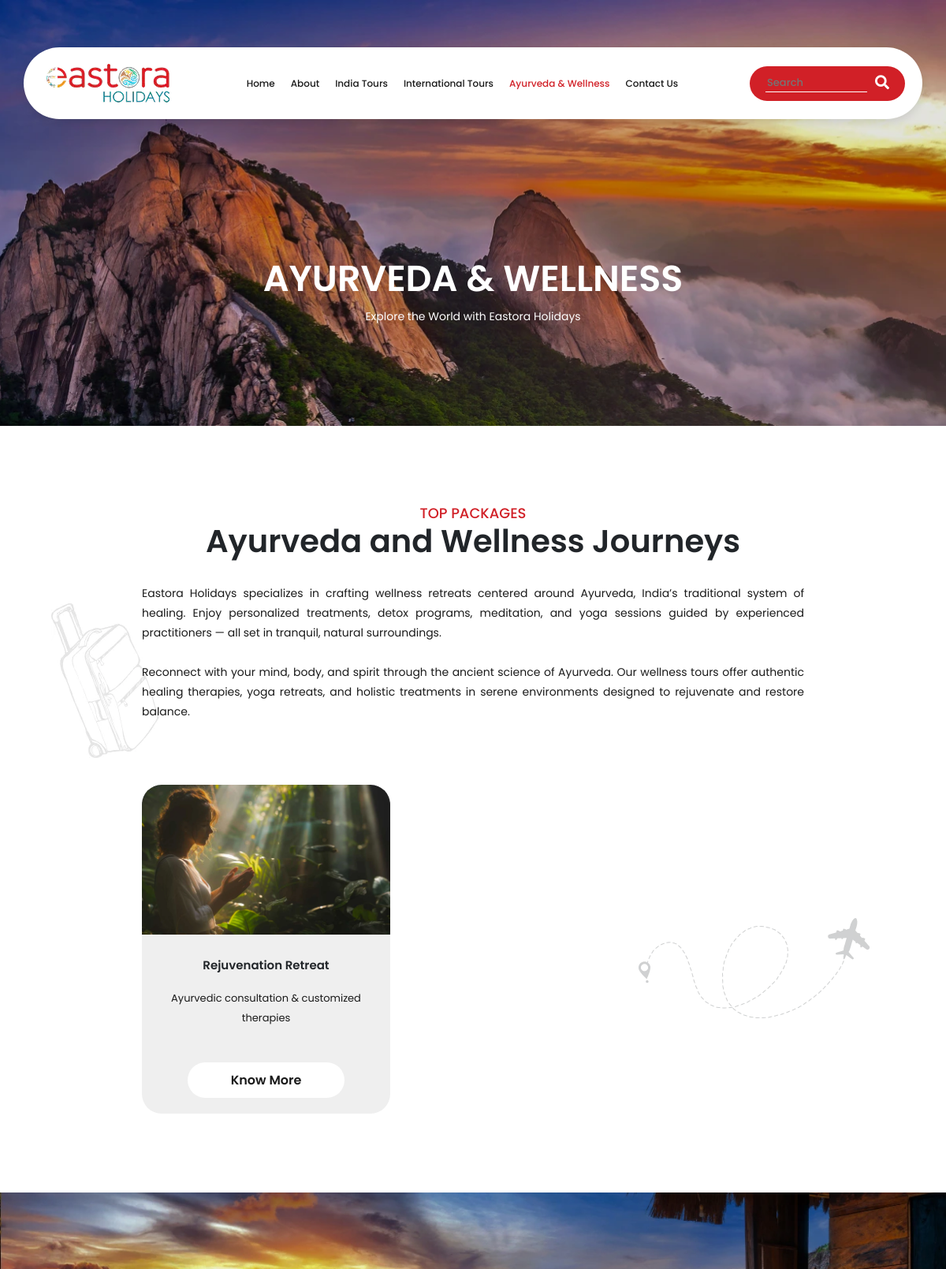
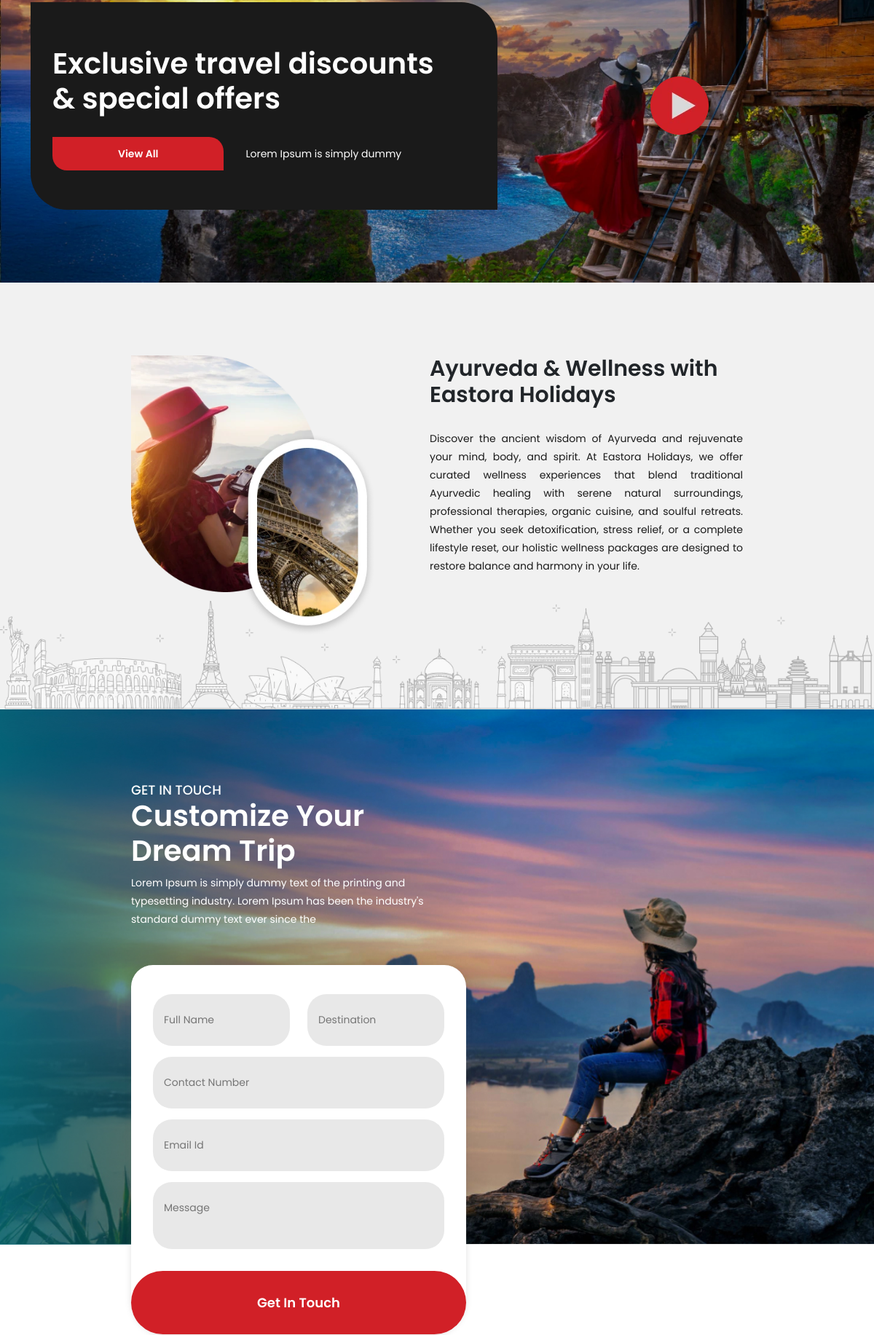
/ayurveda/ (upper part), run on the app's committed database (2 pictures, top to bottom).
### booking/models.py (models this page shows, shortened)
class TourPackage(models.Model):
    PARENT_CHOICES = [
        ('india', 'India Tours'),
        ('international', 'International Tours'),
        ('ayurveda', 'Ayurveda & Wellness'),
        ('specials', 'Eastora Specials'),
    ]
    title = models.CharField(max_length=200)
    slug = models.SlugField(unique=True, blank=True, null=True)
    short_description = models.CharField(max_length=255, blank=True)
    description = models.TextField(blank=True, null=True)
    location = models.CharField(max_length=200, blank=True, null=True)
    price = models.DecimalField(max_digits=10, decimal_places=2, blank=True, null=True)
    days = models.IntegerField(blank=True, null=True)
    nights = models.IntegerField(blank=True, null=True)
    image_desktop = models.ImageField(upload_to='packages/desktop/', null=True, blank=True)
    image_mobile = models.ImageField(upload_to='packages/mobile/', null=True, blank=True)
    card_image = models.ImageField(upload_to='packages/cards/', null=True, blank=True)
    category = models.ForeignKey(Category, on_delete=models.CASCADE, null=True, blank=True, related_name='packages')
    is_featured = models.BooleanField(default=False)
    parent_choice = models.CharField(
        max_length=20,
        choices=PARENT_CHOICES,
        default='india',
        help_text="Top-level classification for the tour package"
    )

### booking/views.py (the view, shortened to what this page needs)
# urls.py: path('ayurveda/', views.ayurveda_tours_view, name='ayurveda_tours'),
def ayurveda_tours_view(request):
    ayurveda_packages = TourPackage.objects.filter(parent_choice='ayurveda')
    return render(request, 'ayurveda/packages.html', {
        'ayurveda_packages': ayurveda_packages
    })

### templates/ayurveda/packages.html (shortened to what this page needs)
{% extends 'base.html' %}
{% load static %}
{% block content %}
<div class="sub-page-hero intrnl-tour-wrapper">
    <div class="tour-hero-content">
        <h1>Ayurveda & Wellness</h1>
        <p>Explore the World with Eastora Holidays</p>
    </div>
</div>
<section class="recmntn-wrapper subpage-packages">
    <img class="package-cr-shape" src="{% static 'assets/images/plane-root-shape.webp' %}" alt="Airoplane Shape">
    <img class="trolly-bb-shape" src="{% static 'assets/images/trolley-bag.webp' %}" alt="Trolly Bag">
    <div class="container recmntn">
        <div class="recmntn-content">
            <div class="sec-title">
                <h6>TOP PACKAGES</h6>
                <h2>
                    Ayurveda and Wellness Journeys
                </h2>
            </div>
            <p>  Eastora Holidays specializes in crafting wellness retreats centered around Ayurveda, India’s traditional system of healing. Enjoy personalized treatments, detox programs, meditation, and yoga sessions guided by experienced practitioners — all set in tranquil, natural surroundings.<br><br>
Reconnect with your mind, body, and spirit through the ancient science of Ayurveda. Our wellness tours offer authentic healing therapies, yoga retreats, and holistic treatments in serene environments designed to rejuvenate and restore balance.
</p>
        </div>
        <div class="recmntn-package-wrapper internation-top-destini">
            <div class="sub-page-package-listing">
                {% if ayurveda_packages %}
                {% for package in ayurveda_packages %}
                <div class="sub-page-package-listing-item">
                    <div class="sub-page-package-listing-item-img">
                        <a href="{% url 'ayurveda_package_detail' package_slug=package.slug %}">
                        <img src="{{ package.card_image.url }}" alt="{{ package.title }}">
                        </a>
                    </div>
                    <div class="sub-page-package-listing-item-details">
                        <h4>{{ package.title }}</h4>
                        <p>{{ package.short_description|slice:":103" }}{% if package.short_description|length > 103 %}...{% endif %}</p>
                        <div class="sub-page-package-listing-item-details-btn">
                            <a href="{% url 'ayurveda_package_detail' package_slug=package.slug %}">
                                Know More
                            </a>
                        </div>
                    </div>
                </div>
                {% endfor %}
                {% else %}
                <p>No packages available in this category.</p>
                {% endif %}
            </div>
        </div>
    </div>
</section>
<section class="spl-offer-wrapper">
    <div class="container">
        <div class="row">
            <div class="col-lg-7">
                <div class="offer-widget">
                    <h2>Exclusive travel discounts <br>
                        & special offers</h2>
                    <div class="offer-widget-actions">
                        <div class="custom-btn">
                            <a href="#">View All</a>
                        </div>
                        <p>Lorem Ipsum is simply dummy </p>
                    </div>
                </div>
            </div>
            <div class="col-lg-5 d-flex justify-content-center align-items-center">
                <div class="offer-video">
                    <a href="#"><img src="{% static 'assets/images/play-btn.webp' %}" alt="Play Button"></a>
                </div>
            </div>
        </div>
    </div>
</section>
<section class="sub-page-first-content-sec">
    <div class="container">
        <div class="row">
            <div class="col-lg-5">
                <div class="first-content-sec-img">
                    <img src="{% static 'assets/images/content-sec-img-1.webp' %}" alt="International Destinations ">
                </div>
            </div>
            <div class="col-lg-7">
                <div class="first-content-sec-content">
                    <div class="sec-title">
                        <h2 style="font-size: 30px;"> Ayurveda & Wellness with Eastora Holidays</h2>
                    </div>
                    <p>Discover the ancient wisdom of Ayurveda and rejuvenate your mind, body, and spirit. At Eastora Holidays, we offer curated wellness experiences that blend traditional Ayurvedic healing with serene natural surroundings, professional therapies, organic cuisine, and soulful retreats. Whether you seek detoxification, stress relief, or a complete lifestyle reset, our holistic wellness packages are designed to restore balance and harmony in your life.</p>
                </div>
            </div>
        </div>
    </div>
    <img class="sub-page-sec-btm-pattern" src="{% static 'assets/images/sub-page-sec-btm-pattern.webp' %}"
        alt="BG Pattern">
</section>
<section class="get-in-touch-wrapper sub-page">
    <div class="container">
        <div class="row">
            <div class="col-lg-6">
                <div class="sec-title">
                    <h6>Get In Touch</h6>
                    <h2>
                        Customize Your<br>
                        Dream Trip
                    </h2>
                </div>
                <p>Lorem Ipsum is simply dummy text of the printing and typesetting industry. Lorem Ipsum has been the
                    industry's standard dummy text ever since the </p>
                <div class="get-in-touch-form">
                    <form action=" " method="post">{% csrf_token %}
                        <div class="row">
                            <div class="col-lg-6">
                                <input type="text" name="name" placeholder="Full Name" required>
                            </div>
                            <div class="col-lg-6">
                                <input type="text" name="destination" placeholder="Destination" required>
                            </div>
                            <div class="col-lg-12">
                                <input type="text" name="number" placeholder="Contact Number" required>
                            </div>
                            <div class="col-lg-12">
                                <input type="email" name="email" placeholder="Email Id" required>
                            </div>
                            <div class="col-lg-12">
                                <textarea name="message" id="message" placeholder="Message" required></textarea>
                            </div>
                            <div class="col-lg-12">
                                <div class="submit-btn">
                                    <button type="submit">Get In Touch</button>
                                </div>
                            </div>
                        </div>
                    </form>
                </div>
            </div>
            <div class="col-lg-6"></div>
        </div>
    </div>
</section>
<section class="sub-page-second-content-sec">
</section>
{% endblock %}

### data on the page
TourPackage: card_image (picture), title "Rejuvenation Retreat", short_description "Ayurvedic consultation & customized therapies"
